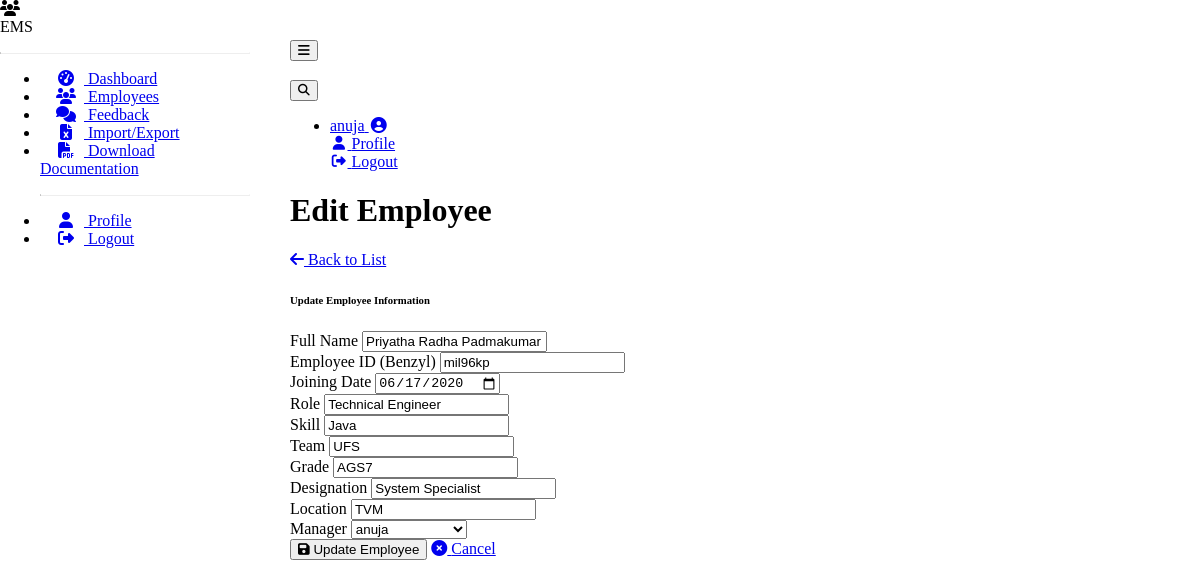
Screenshot of /employees/1/edit (signed in) with the database file from the repository.
### models.py (models this page shows, shortened)
class User(UserMixin, db.Model):
    __tablename__ = 'users'
    id = db.Column(db.Integer, primary_key=True)
    username = db.Column(db.String(64), unique=True, nullable=False)
    email = db.Column(db.String(120), unique=True, nullable=False)
    password_hash = db.Column(db.String(256), nullable=False)
    is_manager = db.Column(db.Boolean, default=False)
    employees_managed = db.relationship('Employee', backref='manager_user', lazy='dynamic',
                                        foreign_keys='Employee.manager_id')

class Employee(db.Model):
    __tablename__ = 'employees'
    id = db.Column(db.Integer, primary_key=True)
    full_name = db.Column(db.String(100), nullable=False)
    joining_date = db.Column(db.Date, nullable=False)
    benzyl = db.Column(db.String(50), unique=True, nullable=False)  # Employee ID or username
    role = db.Column(db.String(100), nullable=False)
    skill = db.Column(db.String(100), nullable=False)
    team = db.Column(db.String(100), nullable=False)
    grade = db.Column(db.String(20), nullable=False)
    designation = db.Column(db.String(100), nullable=False)
    location = db.Column(db.String(100), nullable=False)
    user_id = db.Column(db.Integer, db.ForeignKey('users.id'), nullable=True)
    user = db.relationship('User', foreign_keys=[user_id])
    manager_id = db.Column(db.Integer, db.ForeignKey('users.id'), nullable=True)
    feedback_received = db.relationship('Feedback', backref='employee', lazy='dynamic',
                                        foreign_keys='Feedback.employee_id')

### employee.py (the view, shortened to what this page needs)
@employee_bp.route('/employees/<int:employee_id>/edit', methods=['GET', 'POST'])
@login_required
@require_manager
def edit_employee(employee_id):
    employee = Employee.query.get_or_404(employee_id)
    managers = User.query.filter_by(is_manager=True).all()
    return render_template('employee_form.html',
                           employee=employee,
                           managers=managers,
                           action='edit')

### app.py (called while the page is built)
@login_manager.user_loader
def load_user(user_id):
    from models import User  # Import here to avoid circular imports
    return User.query.get(int(user_id))

### utils.py (called while the page is built)
def require_manager(f):
    @wraps(f)
    def decorated_function(*args, **kwargs):
        if not current_user.is_manager:
            flash('This action requires manager privileges', 'danger')
            return redirect(url_for('employee.dashboard'))
        return f(*args, **kwargs)
    return decorated_function

### templates/employee_form.html (shortened to what this page needs)
{% extends "base.html" %}
{% block content %}
<div class="container-fluid">
    <div class="d-flex justify-content-between align-items-center mb-4">
        <h1 class="h3 text-gray-800">
            {% if action == 'create' %}
            Add New Employee
            {% else %}
            Edit Employee
            {% endif %}
        </h1>
        <a href="{{ url_for('employee.employee_list') }}" class="btn btn-secondary">
            <i class="fas fa-arrow-left mr-1"></i> Back to List
        </a>
    </div>
    <div class="row">
        <div class="col-lg-12">
            <div class="card shadow mb-4">
                <div class="card-header py-3">
                    <h6 class="m-0 font-weight-bold text-primary">
                        {% if action == 'create' %}
                        Employee Information
                        {% else %}
                        Update Employee Information
                        {% endif %}
                    </h6>
                </div>
                <div class="card-body">
                    <form method="POST" action="{% if action == 'create' %}{{ url_for('employee.create_employee') }}{% else %}{{ url_for('employee.edit_employee', employee_id=employee.id) }}{% endif %}">
                        <div class="row">
                            <div class="col-md-6 mb-3">
                                <label for="full_name" class="form-label">Full Name</label>
                                <input type="text" class="form-control" id="full_name" name="full_name"
                                       value="{{ employee.full_name if employee else '' }}" required>
                            </div>
                            <div class="col-md-6 mb-3">
                                <label for="benzyl" class="form-label">Employee ID (Benzyl)</label>
                                <input type="text" class="form-control" id="benzyl" name="benzyl"
                                       value="{{ employee.benzyl if employee else '' }}" required>
                            </div>
                        </div>
                        <div class="row">
                            <div class="col-md-6 mb-3">
                                <label for="joining_date" class="form-label">Joining Date</label>
                                <input type="date" class="form-control" id="joining_date" name="joining_date"
                                       value="{{ employee.joining_date if employee else '' }}" required>
                            </div>
                            <div class="col-md-6 mb-3">
                                <label for="role" class="form-label">Role</label>
                                <input type="text" class="form-control" id="role" name="role"
                                       value="{{ employee.role if employee else '' }}" required>
                            </div>
                        </div>
                        <div class="row">
                            <div class="col-md-6 mb-3">
                                <label for="skill" class="form-label">Skill</label>
                                <input type="text" class="form-control" id="skill" name="skill"
                                       value="{{ employee.skill if employee else '' }}" required>
                            </div>
                            <div class="col-md-6 mb-3">
                                <label for="team" class="form-label">Team</label>
                                <input type="text" class="form-control" id="team" name="team"
                                       value="{{ employee.team if employee else '' }}" required>
                            </div>
                        </div>
                        <div class="row">
                            <div class="col-md-6 mb-3">
                                <label for="grade" class="form-label">Grade</label>
                                <input type="text" class="form-control" id="grade" name="grade"
                                       value="{{ employee.grade if employee else '' }}" required>
                            </div>
                            <div class="col-md-6 mb-3">
                                <label for="designation" class="form-label">Designation</label>
                                <input type="text" class="form-control" id="designation" name="designation"
                                       value="{{ employee.designation if employee else '' }}" required>
                            </div>
                        </div>
                        <div class="row">
                            <div class="col-md-6 mb-3">
                                <label for="location" class="form-label">Location</label>
                                <input type="text" class="form-control" id="location" name="location"
                                       value="{{ employee.location if employee else '' }}" required>
                            </div>
                            <div class="col-md-6 mb-3">
                                <label for="manager_id" class="form-label">Manager</label>
                                <select class="form-select" id="manager_id" name="manager_id">
                                    {% for manager in managers %}
                                    <option value="{{ manager.id }}"
                                            {% if employee and employee.manager_id == manager.id %}selected{% endif %}
                                            {% if not employee and manager.id == current_user.id %}selected{% endif %}>
                                        {{ manager.username }}
                                    </option>
                                    {% endfor %}
                                </select>
                            </div>
                        </div>
                        <div class="mt-4">
                            <button type="submit" class="btn btn-primary">
                                {% if action == 'create' %}
                                <i class="fas fa-plus-circle mr-1"></i> Create Employee
                                {% else %}
                                <i class="fas fa-save mr-1"></i> Update Employee
                                {% endif %}
                            </button>
                            <a href="{{ url_for('employee.employee_list') }}" class="btn btn-secondary">
                                <i class="fas fa-times-circle mr-1"></i> Cancel
                            </a>
                        </div>
                    </form>
                </div>
            </div>
        </div>
    </div>
</div>
{% endblock %}

### templates/base.html (shortened to what this page needs)
<!DOCTYPE html>
<html lang="en" data-bs-theme="dark">
<head>
    <link rel="stylesheet" href="https://cdn.replit.com/agent/bootstrap-agent-dark-theme.min.css">
    <link rel="stylesheet" href="https://cdnjs.cloudflare.com/ajax/libs/font-awesome/6.4.0/css/all.min.css">
    <link rel="stylesheet" href="https://cdn.datatables.net/1.13.4/css/dataTables.bootstrap5.min.css">
    <link rel="stylesheet" href="https://cdn.datatables.net/buttons/2.3.6/css/buttons.bootstrap5.min.css">
    <link rel="stylesheet" href="{{ url_for('static', filename='css/custom.css') }}">
</head>
<body>
    {% if current_user.is_authenticated %}
    <div class="sidebar bg-dark">
        <div class="sidebar-brand d-flex align-items-center justify-content-center p-3">
            <div class="sidebar-brand-icon">
                <i class="fas fa-users"></i>
            </div>
            <div class="sidebar-brand-text mx-3">EMS</div>
        </div>
        <hr class="sidebar-divider">
        <ul class="nav flex-column">
            <li class="nav-item">
                <a class="nav-link {% if request.endpoint and request.endpoint == 'employee.dashboard' %}active{% endif %}"
                   href="{{ url_for('employee.dashboard') }}">
                    <i class="fas fa-fw fa-tachometer-alt"></i>
                    <span>Dashboard</span>
                </a>
            </li>
            <li class="nav-item">
                <a class="nav-link {% if request.endpoint and 'employee_list' in request.endpoint %}active{% endif %}"
                   href="{{ url_for('employee.employee_list') }}">
                    <i class="fas fa-fw fa-users"></i>
                    <span>Employees</span>
                </a>
            </li>
            <li class="nav-item">
                <a class="nav-link {% if request.endpoint and 'feedback' in request.endpoint %}active{% endif %}"
                   href="{{ url_for('feedback.feedback_list') }}">
                    <i class="fas fa-fw fa-comments"></i>
                    <span>Feedback</span>
                </a>
            </li>
            {% if current_user.is_manager %}
            <li class="nav-item">
                <a class="nav-link {% if request.endpoint and 'import_export' in request.endpoint %}active{% endif %}"
                   href="{{ url_for('employee.import_export') }}">
                    <i class="fas fa-fw fa-file-excel"></i>
                    <span>Import/Export</span>
                </a>
            </li>
            <li class="nav-item">
                <a class="nav-link" href="{{ url_for('docs.generate_and_download_docs') }}">
                    <i class="fas fa-fw fa-file-pdf"></i>
                    <span>Download Documentation</span>
                </a>
            </li>
            {% endif %}
            <hr class="sidebar-divider">
            <li class="nav-item">
                <a class="nav-link" href="{{ url_for('auth.profile') }}">
                    <i class="fas fa-fw fa-user"></i>
                    <span>Profile</span>
                </a>
            </li>
            <li class="nav-item">
                <a class="nav-link" href="{{ url_for('auth.logout') }}">
                    <i class="fas fa-fw fa-sign-out-alt"></i>
                    <span>Logout</span>
                </a>
            </li>
        </ul>
    </div>
    {% endif %}
    <div class="content-wrapper {% if not current_user.is_authenticated %}ml-0{% endif %}">
        {% if current_user.is_authenticated %}
        <nav class="navbar navbar-expand navbar-dark bg-dark mb-4">
            <button id="sidebarToggle" class="btn btn-link d-md-none rounded-circle mr-3">
                <i class="fa fa-bars"></i>
            </button>
            <div class="d-md-inline-block ms-auto form-inline mr-0 navbar-search">
                <div class="input-group">
                    <input type="text" id="searchInput" class="form-control bg-light border small"
                           placeholder="Search..." aria-label="Search">
                    <div class="input-group-append">
                        <button class="btn btn-primary" type="button">
                        </button>
                    </div>
                </div>
            </div>
            <ul class="navbar-nav ml-auto ml-md-0">
                <li class="nav-item dropdown no-arrow">
                    <a class="nav-link dropdown-toggle" href="#" id="userDropdown" role="button"
                       data-bs-toggle="dropdown" aria-haspopup="true" aria-expanded="false">
                        <span class="mr-2 d-none d-lg-inline text-gray-600 small">{{ current_user.username }}</span>
                        <i class="fas fa-user-circle fa-fw"></i>
                    </a>
                    <div class="dropdown-menu dropdown-menu-right shadow animated--grow-in"
                         aria-labelledby="userDropdown">
                        <a class="dropdown-item" href="{{ url_for('auth.profile') }}">
                            <i class="fas fa-user fa-sm fa-fw mr-2 text-gray-400"></i>
                            Profile
                        </a>
                        <a class="dropdown-item" href="{{ url_for('auth.logout') }}">
                            <i class="fas fa-sign-out-alt fa-sm fa-fw mr-2 text-gray-400"></i>
                            Logout
                        </a>
                    </div>
                </li>
            </ul>
        </nav>
        {% endif %}
        <div class="container-fluid">
            {% block content %}{% endblock %}
        </div>
    </div>
</body>
</html>

### static/css/custom.css (style rules this page uses)
:root { --sidebar-width: 250px; }
.sidebar { width: var(--sidebar-width); height: 100vh; position: fixed; left: 0; top: 0; z-index: 100; transition: all 0.3s; overflow-y: auto; }
.sidebar .nav-item .nav-link { padding: 0.75rem 1rem; width: 100%; }
.sidebar .nav-item .nav-link i { margin-right: 0.5rem; }
.sidebar-divider { margin: 1rem 0; border-top: 1px solid rgba(255, 255, 255, 0.15); }
.content-wrapper { margin-left: var(--sidebar-width); padding: 2rem; min-height: 100vh; transition: all 0.3s; }
.navbar-search { margin-right: 1rem; }
.navbar-search .input-group { width: 300px; }
.navbar-search .form-control { border: 1px solid rgba(255, 255, 255, 0.2) !important; background-color: rgba(255, 255, 255, 0.1) !important; color: white !important; }
.navbar-search .form-control::placeholder { color: rgba(255, 255, 255, 0.6) !important; }

### rows the page displays
User: username "anuja"
Employee: full_name "Priyatha Radha Padmakumar", benzyl "mil96kp", joining_date "06/17/2020", role "Technical Engineer", skill "Java", team "UFS", grade "AGS7", designation "System Specialist", location "TVM", manager_id "anuja"
